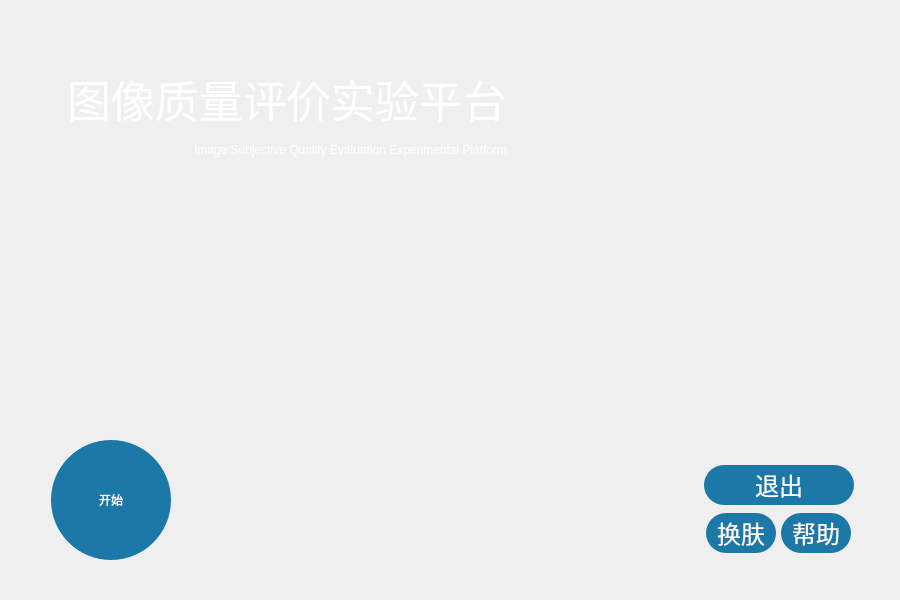
<?xml version="1.0" encoding="UTF-8"?>
<ui version="4.0">
 <class>Form</class>
 <widget class="QWidget" name="Form">
  <property name="geometry">
   <rect>
    <x>0</x>
    <y>0</y>
    <width>900</width>
    <height>600</height>
   </rect>
  </property>
  <property name="minimumSize">
   <size>
    <width>900</width>
    <height>600</height>
   </size>
  </property>
  <property name="maximumSize">
   <size>
    <width>900</width>
    <height>600</height>
   </size>
  </property>
  <property name="windowTitle">
   <string>Form</string>
  </property>
  <property name="styleSheet">
   <string notr="true">QWidget#Form{
	border-image: url(:/start_choice_ui/images/start_choice_ui_bg__bluesky.jpg);
}</string>
  </property>
  <layout class="QVBoxLayout" name="verticalLayout" stretch="1,8,1">
   <property name="bottomMargin">
    <number>25</number>
   </property>
   <item>
    <layout class="QVBoxLayout" name="verticalLayout_3">
     <item>
      <widget class="QLineEdit" name="title_zh">
       <property name="enabled">
        <bool>false</bool>
       </property>
       <property name="minimumSize">
        <size>
         <width>500</width>
         <height>125</height>
        </size>
       </property>
       <property name="maximumSize">
        <size>
         <width>500</width>
         <height>125</height>
        </size>
       </property>
       <property name="font">
        <font>
         <family>黑体</family>
         <pointsize>33</pointsize>
         <weight>50</weight>
         <italic>false</italic>
         <bold>false</bold>
         <underline>false</underline>
         <strikeout>false</strikeout>
         <stylestrategy>PreferAntialias</stylestrategy>
        </font>
       </property>
       <property name="styleSheet">
        <string notr="true">background-color: transparent;
font: 33pt &quot;黑体&quot; ;
color: rgb(255, 255, 255);
border: none;

</string>
       </property>
       <property name="text">
        <string>图像质量评价实验平台</string>
       </property>
       <property name="alignment">
        <set>Qt::AlignBottom|Qt::AlignRight|Qt::AlignTrailing</set>
       </property>
       <property name="readOnly">
        <bool>true</bool>
       </property>
      </widget>
     </item>
     <item>
      <widget class="QLineEdit" name="title_en">
       <property name="enabled">
        <bool>false</bool>
       </property>
       <property name="minimumSize">
        <size>
         <width>500</width>
         <height>0</height>
        </size>
       </property>
       <property name="maximumSize">
        <size>
         <width>500</width>
         <height>16777215</height>
        </size>
       </property>
       <property name="styleSheet">
        <string notr="true">background-color: transparent;
color:rgb(255, 255, 255);
font: 17px &quot;Sitka Display&quot;;
border: none;</string>
       </property>
       <property name="text">
        <string>Image Subjective Quality Evaluation Experimental Platform</string>
       </property>
       <property name="alignment">
        <set>Qt::AlignRight|Qt::AlignTrailing|Qt::AlignVCenter</set>
       </property>
      </widget>
     </item>
    </layout>
   </item>
   <item>
    <widget class="QLabel" name="label">
     <property name="text">
      <string/>
     </property>
    </widget>
   </item>
   <item>
    <layout class="QHBoxLayout" name="horizontalLayout_2" stretch="1,8,1">
     <property name="leftMargin">
      <number>40</number>
     </property>
     <property name="rightMargin">
      <number>35</number>
     </property>
     <property name="bottomMargin">
      <number>15</number>
     </property>
     <item>
      <widget class="QPushButton" name="start_button">
       <property name="enabled">
        <bool>true</bool>
       </property>
       <property name="sizePolicy">
        <sizepolicy hsizetype="Expanding" vsizetype="Expanding">
         <horstretch>0</horstretch>
         <verstretch>1</verstretch>
        </sizepolicy>
       </property>
       <property name="minimumSize">
        <size>
         <width>120</width>
         <height>120</height>
        </size>
       </property>
       <property name="maximumSize">
        <size>
         <width>120</width>
         <height>120</height>
        </size>
       </property>
       <property name="cursor">
        <cursorShape>PointingHandCursor</cursorShape>
       </property>
       <property name="styleSheet">
        <string notr="true">QPushButton:hover {
	background-color: rgb(58, 189, 236);
}

QPushButton:pressed {
	
	background-color: rgb(27, 87, 126);
}

QPushButton {
	background-color: rgb(28, 120, 167);
	color: rgb(255, 255, 255);
	font: 30pt &quot;楷体&quot;;
	border-radius: 60px;
	border: 4px;
}</string>
       </property>
       <property name="text">
        <string>开始</string>
       </property>
      </widget>
     </item>
     <item>
      <widget class="QLabel" name="label_2">
       <property name="text">
        <string/>
       </property>
      </widget>
     </item>
     <item>
      <layout class="QVBoxLayout" name="verticalLayout_2">
       <property name="spacing">
        <number>3</number>
       </property>
       <property name="topMargin">
        <number>20</number>
       </property>
       <item>
        <widget class="QPushButton" name="exit_button">
         <property name="minimumSize">
          <size>
           <width>150</width>
           <height>40</height>
          </size>
         </property>
         <property name="maximumSize">
          <size>
           <width>150</width>
           <height>40</height>
          </size>
         </property>
         <property name="font">
          <font>
           <family>楷体</family>
           <pointsize>18</pointsize>
           <weight>50</weight>
           <italic>false</italic>
           <bold>false</bold>
          </font>
         </property>
         <property name="cursor">
          <cursorShape>PointingHandCursor</cursorShape>
         </property>
         <property name="styleSheet">
          <string notr="true">QPushButton:hover {
	background-color: rgb(58, 189, 236);
}

QPushButton:pressed {
	
	background-color: rgb(27, 87, 126);
}

QPushButton {
	background-color: rgb(28, 120, 167);
	color: rgb(255, 255, 255);
	font: 18pt &quot;楷体&quot;;
	border-radius: 20px;
	border: 4px;
}</string>
         </property>
         <property name="text">
          <string>退出</string>
         </property>
         <property name="checkable">
          <bool>true</bool>
         </property>
         <property name="checked">
          <bool>false</bool>
         </property>
        </widget>
       </item>
       <item>
        <layout class="QHBoxLayout" name="horizontalLayout">
         <item>
          <widget class="QPushButton" name="change_skin_button">
           <property name="minimumSize">
            <size>
             <width>70</width>
             <height>40</height>
            </size>
           </property>
           <property name="maximumSize">
            <size>
             <width>70</width>
             <height>40</height>
            </size>
           </property>
           <property name="font">
            <font>
             <family>楷体</family>
             <pointsize>18</pointsize>
             <weight>50</weight>
             <italic>false</italic>
             <bold>false</bold>
            </font>
           </property>
           <property name="cursor">
            <cursorShape>PointingHandCursor</cursorShape>
           </property>
           <property name="styleSheet">
            <string notr="true">QPushButton:hover {
	background-color: rgb(58, 189, 236);
}

QPushButton:pressed {
	
	background-color: rgb(27, 87, 126);
}

QPushButton {
	background-color: rgb(28, 120, 167);
	color: rgb(255, 255, 255);
	font: 18pt &quot;楷体&quot;;
	border-radius: 20px;
	border: 4px;
}</string>
           </property>
           <property name="text">
            <string>换肤</string>
           </property>
           <property name="checkable">
            <bool>true</bool>
           </property>
           <property name="checked">
            <bool>false</bool>
           </property>
          </widget>
         </item>
         <item>
          <widget class="QPushButton" name="get_info_button">
           <property name="minimumSize">
            <size>
             <width>70</width>
             <height>40</height>
            </size>
           </property>
           <property name="maximumSize">
            <size>
             <width>70</width>
             <height>40</height>
            </size>
           </property>
           <property name="font">
            <font>
             <family>楷体</family>
             <pointsize>18</pointsize>
             <weight>50</weight>
             <italic>false</italic>
             <bold>false</bold>
            </font>
           </property>
           <property name="cursor">
            <cursorShape>PointingHandCursor</cursorShape>
           </property>
           <property name="styleSheet">
            <string notr="true">QPushButton:hover {
	background-color: rgb(58, 189, 236);
}

QPushButton:pressed {
	
	background-color: rgb(27, 87, 126);
}

QPushButton {
	background-color: rgb(28, 120, 167);
	color: rgb(255, 255, 255);
	font: 18pt &quot;楷体&quot;;
	border-radius: 20px;
	border: 4px;
}</string>
           </property>
           <property name="text">
            <string>帮助</string>
           </property>
           <property name="checkable">
            <bool>true</bool>
           </property>
           <property name="checked">
            <bool>false</bool>
           </property>
          </widget>
         </item>
        </layout>
       </item>
      </layout>
     </item>
    </layout>
   </item>
  </layout>
 </widget>
 <resources>
  <include location="../images.qrc"/>
 </resources>
 <connections>
  <connection>
   <sender>start_button</sender>
   <signal>clicked()</signal>
   <receiver>Form</receiver>
   <slot>from_start_to_main_exp()</slot>
   <hints>
    <hint type="sourcelabel">
     <x>87</x>
     <y>495</y>
    </hint>
    <hint type="destinationlabel">
     <x>-88</x>
     <y>494</y>
    </hint>
   </hints>
  </connection>
  <connection>
   <sender>exit_button</sender>
   <signal>clicked()</signal>
   <receiver>Form</receiver>
   <slot>exit_this_exe()</slot>
   <hints>
    <hint type="sourcelabel">
     <x>846</x>
     <y>485</y>
    </hint>
    <hint type="destinationlabel">
     <x>957</x>
     <y>378</y>
    </hint>
   </hints>
  </connection>
  <connection>
   <sender>change_skin_button</sender>
   <signal>clicked()</signal>
   <receiver>Form</receiver>
   <slot>change_skin()</slot>
   <hints>
    <hint type="sourcelabel">
     <x>747</x>
     <y>534</y>
    </hint>
    <hint type="destinationlabel">
     <x>745</x>
     <y>658</y>
    </hint>
   </hints>
  </connection>
  <connection>
   <sender>get_info_button</sender>
   <signal>clicked()</signal>
   <receiver>Form</receiver>
   <slot>get_help_info()</slot>
   <hints>
    <hint type="sourcelabel">
     <x>819</x>
     <y>538</y>
    </hint>
    <hint type="destinationlabel">
     <x>836</x>
     <y>648</y>
    </hint>
   </hints>
  </connection>
 </connections>
 <slots>
  <slot>from_start_to_main_exp()</slot>
  <slot>exit_this_exe()</slot>
  <slot>change_skin()</slot>
  <slot>get_help_info()</slot>
 </slots>
</ui>
